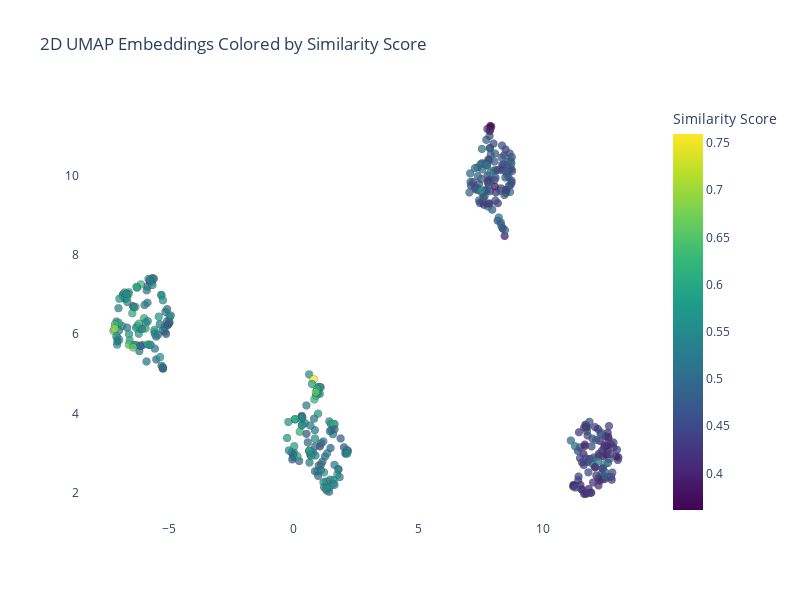

The code cell stored with this chart in its notebook:
### Code cell
layout = {
    "title": "2D UMAP Embeddings Colored by Similarity Score",
    "width": 800,
    "height": 600,
    "plot_bgcolor": "rgba(0,0,0,0)",
    "hovermode": "closest",
}

fig = go.Figure(layout=layout)
trace = go.Scattergl(
    x = papers["umap_x"],
    y = papers["umap_y"],
    mode = "markers",
    marker = dict(
        color = papers["similarity_score"],
        colorscale = "Viridis",
        colorbar = dict(title="Similarity Score"),
        size = 8,
        line = dict(width=0.5),
        opacity=0.75
    ),
    text=papers["tooltip"]
)
fig.add_trace(trace)

fig.show()

### Figure 1 — Plotly figure (JSON) as saved in the notebook; plotly's stock layout.template omitted (floating-point values rounded to 4 significant figures; data arrays with more than 128 entries replaced by an {"elided": "..."} marker saying what was removed)
{"data": [{"marker": {"color": {"elided": "400 float values"}, "colorbar": {"title": {"text": "Similarity Score"}}, "colorscale": [[0, "#440154"], [0.1111, "#482878"], [0.2222, "#3e4989"], [0.3333, "#31688e"], [0.4444, "#26828e"], [0.5556, "#1f9e89"], [0.6667, "#35b779"], [0.7778, "#6ece58"], [0.8889, "#b5de2b"], [1, "#fde725"]], "line": {"width": 0.5}, "opacity": 0.75, "size": 8}, "mode": "markers", "text": {"elided": "400 str values"}, "type": "scattergl", "x": {"elided": "400 float values"}, "y": {"elided": "400 float values"}}], "layout": {"height": 600, "hovermode": "closest", "plot_bgcolor": "rgba(0,0,0,0)", "title": {"text": "2D UMAP Embeddings Colored by Similarity Score"}, "width": 800}}
